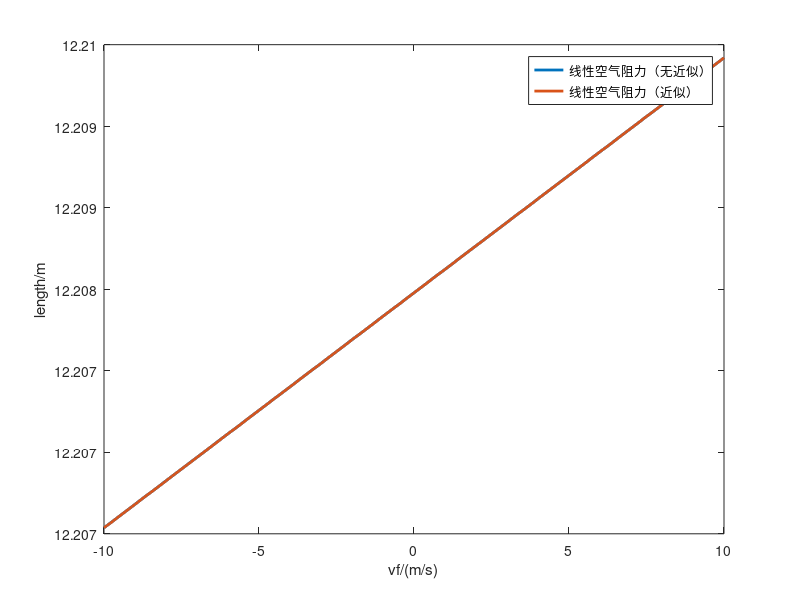

MATLAB code for this plot: (Note: this script raises an error after producing the figure.)
clear;
start_velocity= [10.5,10.1,9.9,9.3,9.1,9.9,8.1,8.3,8.2,8.2,8.1,8.0,7.7,7.1,6.9,6.0];
start_angle = [33,34,35,36,31,35,35,32,33,36,35,37,28,35,34,36];
%模型，x轴向风
%fun = @(p,X)X(:,1).*cosd(X(:,2)).*();                       %x轴向，一阶量
%fun = @(p,X)p(3)*0.5./X(:,4).*().*(().^2);                  %x轴向，二阶量
%fun = @(p,X)-X(:,3) + X(:,1).*cosd(X(:,2));                  %水平风
%t = @(p,X)(X(:,1).*sind(X(:,2)) + ((X(:,1).*sind(X(:,2))).^2+2*p(1)*p(2)).^0.5)/p(1); %时间量
%fun = @(p,X)X(:,1).*cosd(X(:,2)).*(((X(:,1).*(sind(X(:,2))))+((X(:,1).*(sind(X(:,2)))).^2+2*p(1)*p(2)).^0.5)/p(1)) - p(3)./(2*X(:,4)).*(-X(:,3) + X(:,1).*cosd(X(:,2))).*((((X(:,1).*(sind(X(:,2))))+((X(:,1).*(sind(X(:,2)))).^2+2*p(1)*p(2)).^0.5)/p(1)).^2);

fun = @(p,X)X(:,1).*cosd(X(:,2)).*((X(:,1).*sind(X(:,2)) + ((X(:,1).*sind(X(:,2))).^2+2*p(1)*p(2)).^0.5)/p(1)) - p(3)*0.5./X(:,4).*(-X(:,3) + X(:,1).*cosd(X(:,2))).*(((X(:,1).*sind(X(:,2)) + ((X(:,1).*sind(X(:,2))).^2+2*p(1)*p(2)).^0.5)/p(1)).^2);
fun_2 =@(p,X)X(:,4).*(-X(:,3) + X(:,1).*cosd(X(:,2)))/p(3).*(1 - exp(-p(3)./X(:,4).*((X(:,1).*sind(X(:,2)) + ((X(:,1).*sind(X(:,2))).^2+2*p(1)*p(2)).^0.5)/p(1)))) + X(:,3).*((X(:,1).*sind(X(:,2)) + ((X(:,1).*sind(X(:,2))).^2+2*p(1)*p(2)).^0.5)/p(1));
Pi = 3.14;
k0 = 0.5*0.53*1.293*((0.05)^2)*Pi;
p = [9.81,1.5,0.0003];
v = start_velocity(1);
a = start_angle(1);
% 验证模型
m = 2;
%m = 0.5;
c_vf = -10:0.1:10;
c_velocity = zeros(size(c_vf));
c_velocity(:) = v;
c_angle = zeros(size(c_vf));
c_angle(:) = a;
c_m = zeros(size(c_vf));
c_m(:) = m;
c_l = fun_2(p,[c_velocity',c_angle',c_vf',c_m']);
figure;
plot(c_vf,c_l,'LineWidth', 2);
hold on;
c_l = fun(p,[c_velocity',c_angle',c_vf',c_m']);
plot(c_vf,c_l,'LineWidth', 2);
l = fun(p,[v,a,10,0.5]);
legend('线性空气阻力（无近似）', '线性空气阻力（近似）');

xlabel('vf/(m/s)');
ylabel('length/m');

fig = gcf;
fig.PaperPositionMode = 'auto';
fig_pos = fig.PaperPosition;
fig.PaperSize = [fig_pos(3),fig_pos(4)];